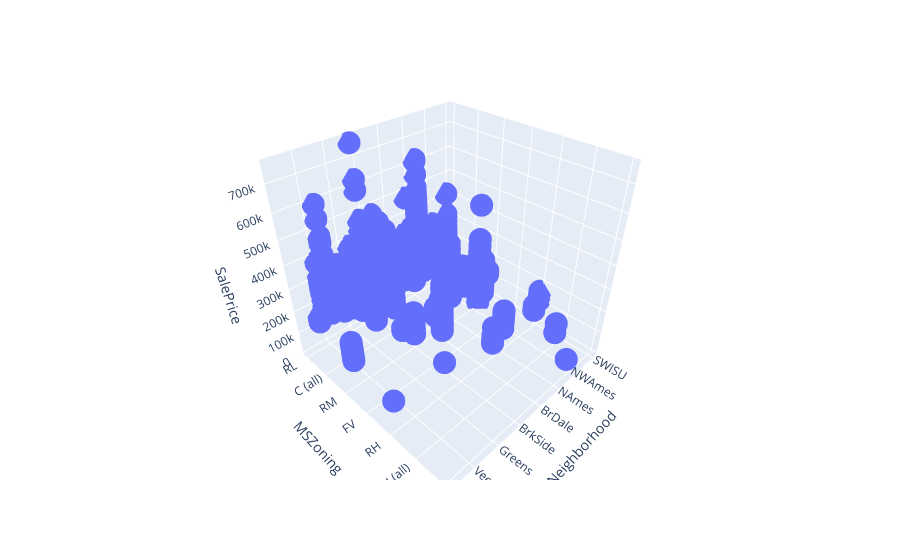

Source (notebook cell):
### Markdown cell above
Quick jump-start on the EA in R - there appears to be a solid relationship in Neighborhood and MSZoning categories with Sale Price. Maybe there's a cleaner way to see the data?

### Code cell
fig = px.scatter_3d(housing1, x='Neighborhood', y='MSZoning', z='SalePrice')
iplot(fig)

### Figure 1 — Plotly figure (JSON) as saved in the notebook; plotly's stock layout.template omitted (floating-point values rounded to 4 significant figures; data arrays with more than 128 entries replaced by an {"elided": "..."} marker saying what was removed)
{"data": [{"hovertemplate": "Neighborhood=%{x}<br>MSZoning=%{y}<br>SalePrice=%{z}<extra></extra>", "legendgroup": "", "marker": {"color": "#636efa", "symbol": "circle"}, "mode": "markers", "name": "", "scene": "scene", "showlegend": false, "type": "scatter3d", "x": {"elided": "2580 str values"}, "y": {"elided": "2580 str values"}, "z": {"elided": "2580 int values"}}], "layout": {"legend": {"tracegroupgap": 0}, "margin": {"t": 60}, "scene": {"domain": {"x": [0, 1], "y": [0, 1]}, "xaxis": {"title": {"text": "Neighborhood"}}, "yaxis": {"title": {"text": "MSZoning"}}, "zaxis": {"title": {"text": "SalePrice"}}}}}
